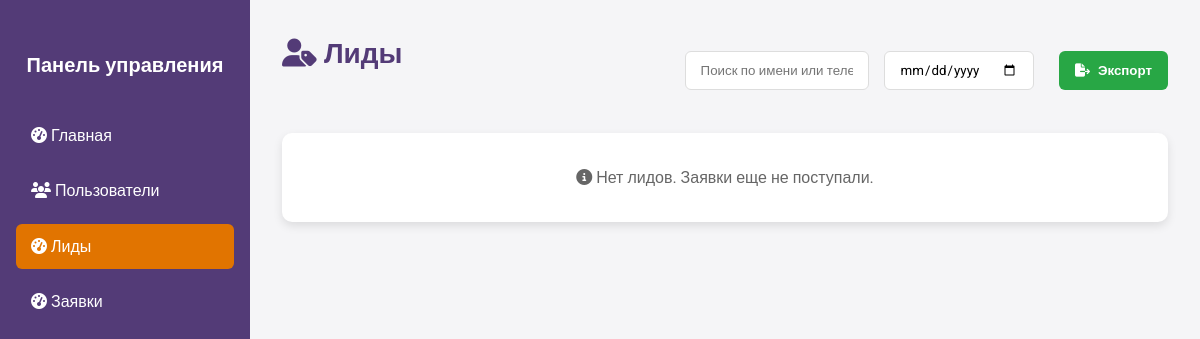
The app's page /assets/admin/leads.php (signed in), older data.
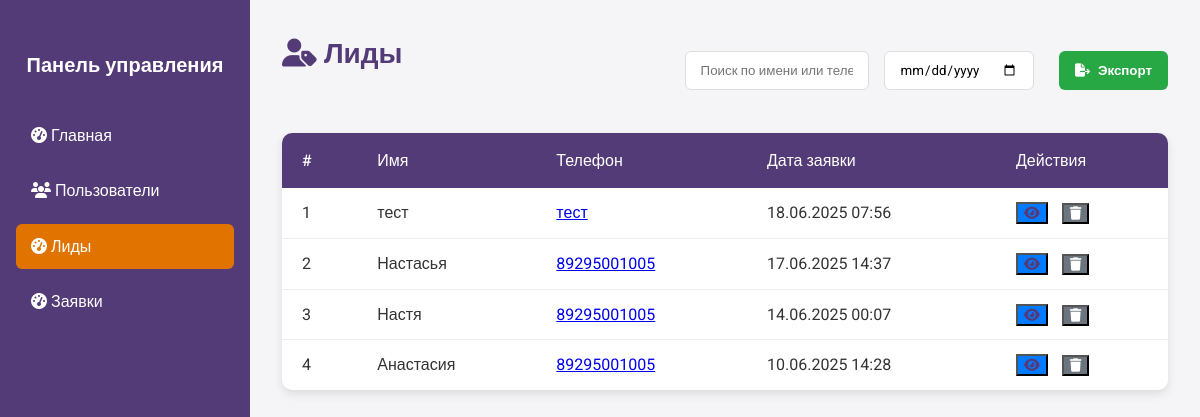
The same page, newer data.
### tables this page shows
CREATE TABLE `leads` (
  `id` int NOT NULL,
  `name` varchar(255) NOT NULL,
  `phone` varchar(20) NOT NULL,
  `created_at` timestamp NULL DEFAULT CURRENT_TIMESTAMP
);

### assets/admin/leads.php (the view, shortened to what this page needs)
<?php
require_once '../../includes/db_connect.php';
$sql = "SELECT * FROM leads ORDER BY created_at DESC";
$result = $conn->query($sql);
$leads = [];
if ($result) {
    while ($row = $result->fetch_assoc()) {
        $leads[] = $row;
    }
}
?>
<!DOCTYPE html>
<html lang="ru">
<head>
    <link rel="stylesheet" href="https://cdnjs.cloudflare.com/ajax/libs/font-awesome/6.5.0/css/all.min.css">
    <link rel="stylesheet" href="/assets/css/admin.css?v=<?= time() ?>">
</head>
<body>
<div class="admin-container">
    <div class="sidebar">
        <h2>Панель управления</h2>
        <a href="\assets\admin\admin_main.php" <?= basename($_SERVER['PHP_SELF']) === 'admin_main.php' ? 'class="active"' : '' ?>>
            <i class="fas fa-tachometer-alt"></i> Главная
        </a>
        <a href="\assets\admin\user_management\list_users.php" <?= basename($_SERVER['PHP_SELF']) === 'list_users.php' ? 'class="active"' : '' ?>>
            <i class="fas fa-users"></i> Пользователи
        </a>
        <a href="\assets\admin\leads.php" <?= basename($_SERVER['PHP_SELF']) === 'leads.php' ? 'class="active"' : '' ?>>
            <i class="fas fa-tachometer-alt"></i> Лиды
        </a>
        <a href="\assets\admin\helpline\helpline.php" <?= basename($_SERVER['PHP_SELF']) === 'helpline.php' ? 'class="active"' : '' ?>>
            <i class="fas fa-tachometer-alt"></i> Заявки
        </a>
    </div>
    <div class="main-content">
        <div class="actions-header">
            <div class="dashboard-header">
                <h1><i class="fas fa-user-tag"></i> Лиды</h1>
            </div>
            <div class="search-filter">
                <input type="text" class="search-box" placeholder="Поиск по имени или телефону...">
                <input type="date" class="date-filter">
                <button class="export-btn"><i class="fas fa-file-export"></i> Экспорт</button>
            </div>
        </div>
        <?php if (count($leads) > 0): ?>
            <table class="leads-table">
                <thead>
                    <tr>
                        <th>#</th>
                        <th>Имя</th>
                        <th>Телефон</th>
                        <th>Дата заявки</th>
                        <th>Действия</th>
                    </tr>
                </thead>
                <tbody>
                    <?php foreach ($leads as $index => $lead): ?>
                        <tr>
                            <td><?= $index + 1 ?></td>
                            <td><?= htmlspecialchars($lead['name']) ?></td>
                            <td><a href="tel:<?= htmlspecialchars($lead['phone']) ?>"><?= htmlspecialchars($lead['phone']) ?></a></td>
                            <td><?= date('d.m.Y H:i', strtotime($lead['created_at'])) ?></td>
                            <td>
                                <button class="btn-edit"><i class="fas fa-eye"></i></button>
                                <button class="btn-delete"><i class="fas fa-trash"></i></button>
                            </td>
                        </tr>
                    <?php endforeach; ?>
                </tbody>
            </table>
        <?php else: ?>
            <p class="no-data"><i class="fas fa-info-circle"></i> Нет лидов. Заявки еще не поступали.</p>
        <?php endif; ?>
    </div>
</div>
</body>
</html>

### assets/css/admin.css (style rules this page uses)
* { box-sizing: border-box; }
body { margin: 0; font-family: 'Roboto', sans-serif; background-color: #f4f4f9; color: #000000; }
.admin-container { display: flex; }
.sidebar { width: 250px; background-color: #533b77; color: white; min-height: 100vh; padding: 2rem 1rem; position: fixed; }
.sidebar h2 { font-size: 20px; margin-bottom: 2rem; text-align: center; }
.sidebar a { display: block; color: white; padding: 10px 15px; text-decoration: none; margin-bottom: 10px; border-radius: 6px; transition: background 0.3s ease; }
.sidebar a:hover, .sidebar a.active { background-color: #e17400; }
.main-content { margin-left: 250px; padding: 2rem; width: 100%; }
.dashboard-header { display: flex; justify-content: space-between; align-items: center; margin-bottom: 2rem; }
.dashboard-header h1 { font-size: 28px; color: #533b77; margin: 0; }
.btn-edit { background-color: #007bff; color: white; }
.btn-delete { background-color: #dc3545; color: white; }
.leads-table { width: 100%; border-collapse: collapse; margin-top: 1rem; background-color: #ffffff; box-shadow: 0 4px 10px rgba(0, 0, 0, 0.1); border-radius: 10px; overflow: hidden; }
.leads-table thead { background-color: #533b77; color: white; }
.leads-table th { padding: 15px 20px; text-align: left; font-weight: 500; }
.leads-table td { padding: 12px 20px; border-bottom: 1px solid #eee; color: #333; }
.leads-table tr:last-child td { border-bottom: none; }
.export-btn { background-color: #28a745; color: white; padding: 10px 16px; border: none; border-radius: 6px; cursor: pointer; text-decoration: none; font-weight: bold; margin-left: 10px; display: inline-flex; align-items: center; gap: 8px; }
.actions-header { display: flex; justify-content: space-between; align-items: center; margin-bottom: 1.5rem; }
.search-filter { display: flex; gap: 15px; }
.search-box, .date-filter { padding: 10px 15px; border: 1px solid #ddd; border-radius: 6px; font-family: 'Roboto', sans-serif; }
.btn-delete { background-color: #6c757d; color: white; }
.sidebar { transition: all 0.3s ease; z-index: 1000; }
.main-content { transition: margin-left 0.3s ease; }
.btn-view, .btn-edit { color: #533b77; margin-right: 10px; font-size: 14px; }
body { font-family: 'Roboto', sans-serif; background-color: #f5f5f7; color: #333; line-height: 1.6; }
.no-data { text-align: center; padding: 2rem; background-color: #ffffff; border-radius: 10px; box-shadow: 0 4px 10px rgba(0, 0, 0, 0.1); color: #666; font-size: 16px; }

Row changes from the older to the newer data that the page shows:
added leads: name "тест", phone "тест", created_at "18.06.2025 07:56"
added leads: name "Настасья", phone "89295001005", created_at "17.06.2025 14:37"
added leads: name "Настя", phone "89295001005", created_at "14.06.2025 00:07"
added leads: name "Анастасия", phone "89295001005", created_at "10.06.2025 14:28"
Text that changed along with them:
text no longer shown: "Нет лидов. Заявки еще не поступали."
text now shown: "# Имя Телефон Дата заявки Действия"
